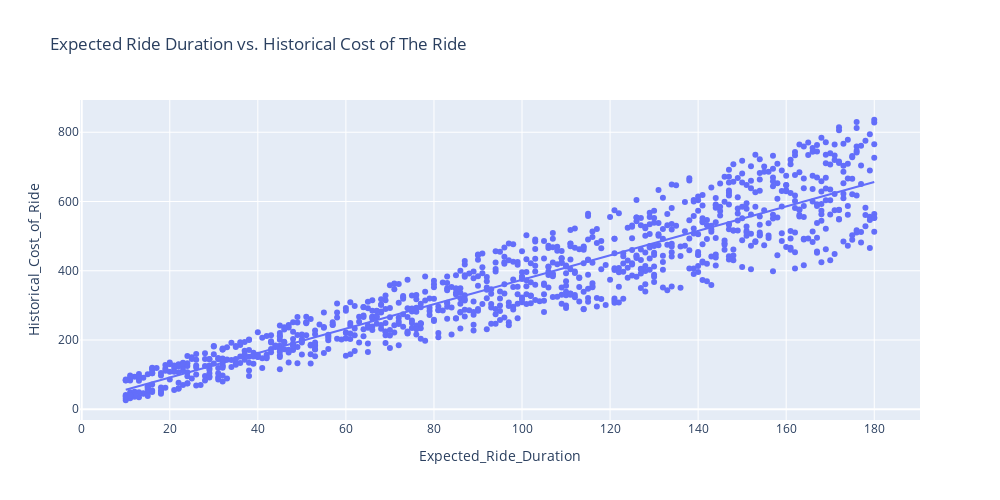

Notebook cell for this chart:
### Markdown cell above
Now let's look at the relationship between expected ride duration and historical cost of the ride:

### Code cell
# Creating a figure and plot a scatter plot to show the relationship
fig = px.scatter(data, x="Expected_Ride_Duration",
                y="Historical_Cost_of_Ride",
                title="Expected Ride Duration vs. Historical Cost of The Ride",
                trendline="ols",
                height=500, width=1000)

# Showing the scatter plot
fig.show()

### Figure 1 — Plotly figure (JSON) as saved in the notebook; plotly's stock layout.template omitted (floating-point values rounded to 4 significant figures; data arrays with more than 128 entries replaced by an {"elided": "..."} marker saying what was removed)
{"data": [{"hovertemplate": "Expected_Ride_Duration=%{x}<br>Historical_Cost_of_Ride=%{y}<extra></extra>", "legendgroup": "", "marker": {"color": "#636efa", "symbol": "circle"}, "mode": "markers", "name": "", "orientation": "v", "showlegend": false, "type": "scatter", "x": {"elided": "1000 int values"}, "xaxis": "x", "y": {"elided": "1000 float values"}, "yaxis": "y"}, {"hovertemplate": "<b>OLS trendline</b><br>Historical_Cost_of_Ride = 3.53091 * Expected_Ride_Duration + 20.8668<br>R<sup>2</sup>=0.860344<br><br>Expected_Ride_Duration=%{x}<br>Historical_Cost_of_Ride=%{y} <b>(trend)</b><extra></extra>", "legendgroup": "", "marker": {"color": "#636efa", "symbol": "circle"}, "mode": "lines", "name": "", "showlegend": false, "type": "scatter", "x": {"elided": "1000 int values"}, "xaxis": "x", "y": {"elided": "1000 float values"}, "yaxis": "y"}], "layout": {"height": 500, "legend": {"tracegroupgap": 0}, "title": {"text": "Expected Ride Duration vs. Historical Cost of The Ride"}, "width": 1000, "xaxis": {"anchor": "y", "autorange": true, "domain": [0, 1], "range": [-0.3908, 190.4], "title": {"text": "Expected_Ride_Duration"}, "type": "linear"}, "yaxis": {"anchor": "x", "autorange": true, "domain": [0, 1], "range": [-31.05, 893.2], "title": {"text": "Historical_Cost_of_Ride"}, "type": "linear"}}}
